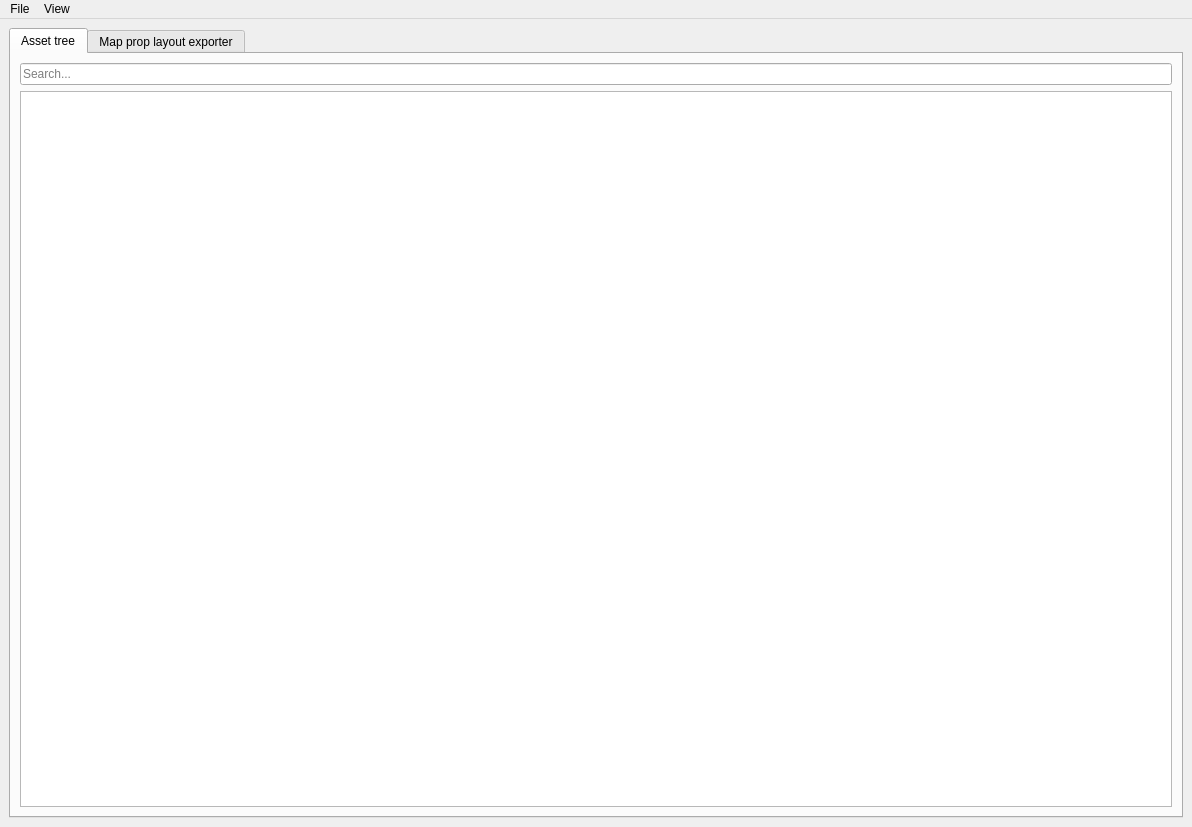
<?xml version="1.0" encoding="UTF-8"?>
<ui version="4.0">
 <class>DAEWindow</class>
 <widget class="QMainWindow" name="DAEWindow">
  <property name="geometry">
   <rect>
    <x>0</x>
    <y>0</y>
    <width>1192</width>
    <height>827</height>
   </rect>
  </property>
  <property name="windowTitle">
   <string>Dagor Asset Explorer</string>
  </property>
  <property name="styleSheet">
   <string notr="true"/>
  </property>
  <property name="locale">
   <locale language="English" country="UnitedStates"/>
  </property>
  <widget class="QWidget" name="centralwidget">
   <property name="styleSheet">
    <string notr="true"/>
   </property>
   <layout class="QGridLayout" name="gridLayout">
    <item row="0" column="0">
     <layout class="QHBoxLayout" name="horizontalLayout">
      <item>
       <widget class="QTabWidget" name="tabWidget">
        <property name="currentIndex">
         <number>0</number>
        </property>
        <widget class="QWidget" name="tab">
         <attribute name="title">
          <string>Asset tree</string>
         </attribute>
         <layout class="QVBoxLayout" name="verticalLayout">
          <item>
           <widget class="QLineEdit" name="lineEdit">
            <property name="text">
             <string/>
            </property>
            <property name="placeholderText">
             <string>Search...</string>
            </property>
           </widget>
          </item>
          <item>
           <widget class="CustomTreeView" name="treeView">
            <property name="dragDropMode">
             <enum>QAbstractItemView::DropOnly</enum>
            </property>
           </widget>
          </item>
         </layout>
        </widget>
        <widget class="MapTab" name="mapTab">
         <attribute name="title">
          <string>Map prop layout exporter</string>
         </attribute>
        </widget>
       </widget>
      </item>
     </layout>
    </item>
   </layout>
  </widget>
  <widget class="QMenuBar" name="menubar">
   <property name="geometry">
    <rect>
     <x>0</x>
     <y>0</y>
     <width>1192</width>
     <height>26</height>
    </rect>
   </property>
   <widget class="QMenu" name="menuFile">
    <property name="title">
     <string>File</string>
    </property>
    <addaction name="actionOpenFolder"/>
    <addaction name="actionOpenFiles"/>
    <addaction name="separator"/>
    <addaction name="actionUnmount"/>
    <addaction name="separator"/>
    <addaction name="actionSettings"/>
    <addaction name="actionClose"/>
   </widget>
   <widget class="QMenu" name="menuView">
    <property name="title">
     <string>View</string>
    </property>
    <addaction name="actionCollapse"/>
    <addaction name="actionExpand"/>
   </widget>
   <addaction name="menuFile"/>
   <addaction name="menuView"/>
  </widget>
  <action name="actionOpenFolder">
   <property name="text">
    <string>Open asset folder</string>
   </property>
   <property name="shortcut">
    <string>Ctrl+O</string>
   </property>
  </action>
  <action name="actionCollapse">
   <property name="text">
    <string>Collapse all</string>
   </property>
   <property name="shortcut">
    <string>Alt+0</string>
   </property>
  </action>
  <action name="actionExpand">
   <property name="text">
    <string>Expand all</string>
   </property>
   <property name="shortcut">
    <string>Alt+Shift+0</string>
   </property>
  </action>
  <action name="actionOpenFiles">
   <property name="text">
    <string>Open assets</string>
   </property>
   <property name="shortcut">
    <string>Ctrl+Shift+O</string>
   </property>
  </action>
  <action name="actionUnmount">
   <property name="text">
    <string>Unmount all assets</string>
   </property>
  </action>
  <action name="actionClose">
   <property name="text">
    <string>Close</string>
   </property>
   <property name="shortcut">
    <string>Ctrl+Q</string>
   </property>
  </action>
  <action name="actionSettings">
   <property name="text">
    <string>Settings...</string>
   </property>
  </action>
  <action name="actionOpenMap">
   <property name="text">
    <string>Open level file</string>
   </property>
   <property name="shortcut">
    <string>Ctrl+Alt+O</string>
   </property>
  </action>
 </widget>
 <customwidgets>
  <customwidget>
   <class>CustomTreeView</class>
   <extends>QTreeView</extends>
   <header>gui.customtreeview</header>
  </customwidget>
  <customwidget>
   <class>MapTab</class>
   <extends>QWidget</extends>
   <header>gui.mapDialog</header>
   <container>1</container>
  </customwidget>
 </customwidgets>
 <resources/>
 <connections/>
</ui>
